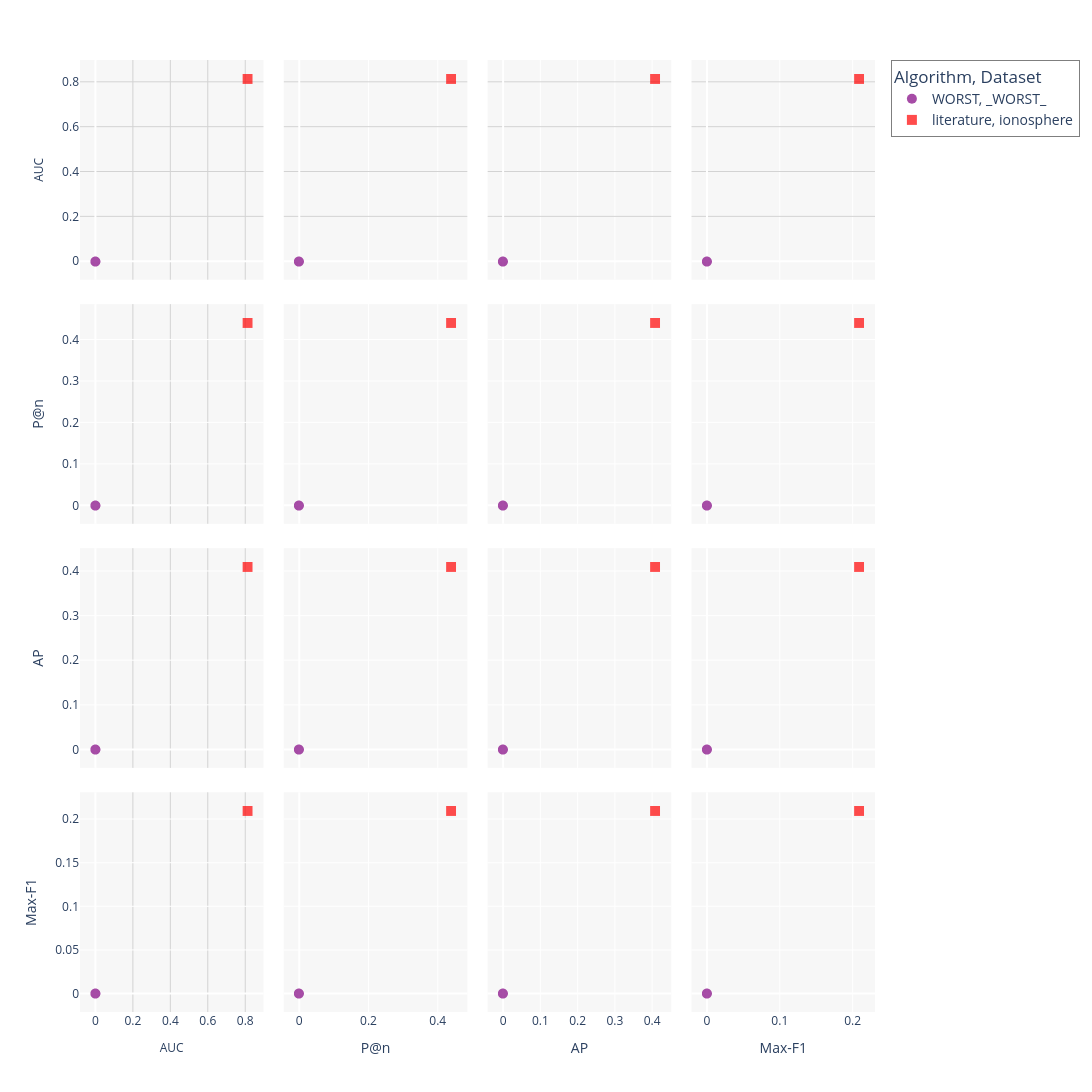

Source (notebook cell):
### Code cell
# =============================================================================
# SECTION 6: Main Execution Pipeline
# =============================================================================

def main(input_path: str = INPUT_CSV,
         output_path: str = OUTPUT_FOLDER,
         exclude_synthetic: bool = True,
         add_baseline: bool = True,
         display: bool = True) -> None:
    """
    Main execution pipeline: load data, filter, create and export pair plot.
    
    Orchestrates the complete workflow:
    1. Load metrics from CSV
    2. Add baseline reference
    3. Filter synthetic datasets
    4. Create interactive pair plot
    5. Style and export
    6. Display in browser/notebook
    
    Args:
        input_path: Path to input metrics CSV
        output_path: Path for output PNG export
        exclude_synthetic: Whether to remove synthetic datasets
        add_baseline: Whether to add worst-case baseline
        display: Whether to display the plot
    """
    print("\n" + "="*70)
    print("Pair Plot Metrics Visualization Pipeline")
    print("="*70)
    
    # =========================================================================
    # Step 1: Load and preprocess data
    # =========================================================================
    print(f"\n[1/5] Loading metrics from: {input_path}")
    try:
        df = load_metrics_data(input_path)
        print(f"  ✓ Loaded {len(df)} records with {len(df.columns)} columns")
    except FileNotFoundError as e:
        print(f"  ✗ {e}")
        return
    
    # =========================================================================
    # Step 2: Add baseline reference
    # =========================================================================
    if add_baseline:
        print("\n[2/5] Adding worst-case baseline")
        df = add_worst_baseline(df)
        print(f"  ✓ Baseline added (total records: {len(df)})")
    else:
        print("\n[2/5] Skipping baseline (disabled)")
    
    # =========================================================================
    # Step 3: Filter synthetic datasets
    # =========================================================================
    if exclude_synthetic:
        print("\n[3/5] Filtering synthetic datasets")
        initial_count = len(df)
        removed_count = initial_count - len(df)
        print(f"  ✓ Removed {removed_count} synthetic dataset records")
        print(f"  ✓ Remaining records: {len(df)}")
    else:
        print("\n[3/5] Skipping synthetic dataset filter (disabled)")
    
    # =========================================================================
    # Step 4: Create symbol and color mappings
    # =========================================================================
    print("\n[4/5] Creating visualizations...")
    symbol_map = create_symbol_mapping(df)
    color_map = create_color_mapping(df)
    print(f"  ✓ Symbol mapping: {len(symbol_map)} datasets")
    print(f"  ✓ Color mapping: {len(color_map)} methods")
    
    # =========================================================================
    # Step 5: Create and style pair plot
    # =========================================================================
    fig = create_pairplot(df, symbol_map=symbol_map, color_map=color_map)
    fig = style_pairplot(fig)
    print(f"  ✓ Pair plot created ({PLOT_WIDTH}x{PLOT_HEIGHT} px)")
    
    # =========================================================================
    # Step 6: Export to PNG
    # =========================================================================
    print(f"\n[5/5] Exporting visualization")
    export_pairplot(fig, output_path, scale=PLOT_SCALE)
    
    # =========================================================================
    # Step 7: Display
    # =========================================================================
    if display:
        print("\nDisplaying interactive plot in browser/notebook...")
        display_pairplot(fig)
    
    print("\n" + "="*70)
    print("Pipeline Complete")
    print("="*70 + "\n")


# =============================================================================
# Script Entry Point
# =============================================================================

if __name__ == "__main__":
    # Execute main pipeline with default configuration
    main(
        input_path=INPUT_CSV,
        output_path=OUTPUT_FOLDER,
        exclude_synthetic=True,
        add_baseline=True,
        display=True
    )

### Figure 1 — Plotly figure (JSON) as saved in the notebook; plotly's stock layout.template omitted (floating-point values rounded to 4 significant figures)
{"data": [{"dimensions": [{"axis": {"matches": true}, "label": "AUC", "values": [0.0]}, {"axis": {"matches": true}, "label": "P@n", "values": [0.0]}, {"axis": {"matches": true}, "label": "AP", "values": [0.0]}, {"axis": {"matches": true}, "label": "Max-F1", "values": [0.0]}], "hovertemplate": "Algorithm=WORST<br>Dataset=_WORST_<br>%{xaxis.title.text}=%{x}<br>%{yaxis.title.text}=%{y}<extra></extra>", "legendgroup": "WORST, _WORST_", "marker": {"color": "purple", "opacity": 0.7, "size": 10, "symbol": "circle"}, "name": "WORST, _WORST_", "showlegend": true, "type": "splom"}, {"dimensions": [{"axis": {"matches": true}, "label": "AUC", "values": [0.815]}, {"axis": {"matches": true}, "label": "P@n", "values": [0.4408]}, {"axis": {"matches": true}, "label": "AP", "values": [0.4096]}, {"axis": {"matches": true}, "label": "Max-F1", "values": [0.2095]}], "hovertemplate": "Algorithm=literature<br>Dataset=ionosphere<br>%{xaxis.title.text}=%{x}<br>%{yaxis.title.text}=%{y}<extra></extra>", "legendgroup": "literature, ionosphere", "marker": {"color": "red", "opacity": 0.7, "size": 10, "symbol": "square"}, "name": "literature, ionosphere", "showlegend": true, "type": "splom"}], "layout": {"dragmode": "select", "font": {"size": 12}, "height": 1250, "legend": {"bgcolor": "rgba(255, 255, 255, 0.8)", "bordercolor": "rgba(0, 0, 0, 0.5)", "borderwidth": 1, "font": {"size": 14}, "title": {"text": "Algorithm, Dataset"}, "tracegroupgap": 0}, "margin": {"t": 60}, "plot_bgcolor": "rgba(240, 240, 240, 0.5)", "width": 1400, "xaxis": {"gridcolor": "LightGray", "gridwidth": 1, "showgrid": true, "title": {"font": {"size": 12}}}, "yaxis": {"gridcolor": "LightGray", "gridwidth": 1, "showgrid": true, "title": {"font": {"size": 12}}}}}
